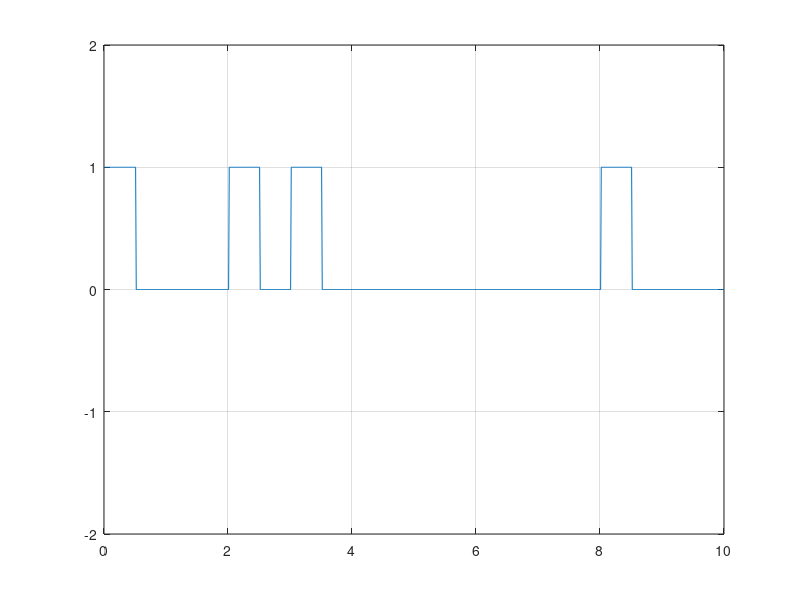

Reproduce this figure in MATLAB.
clear;
N=10;
n=randi([0 1],1,N);
nnn=[];
for m=1:N
 if n(m)==1
        nn=[1 0];
    else 
        nn=[0 0];
 end
 nnn=[nnn nn];
end
i=1;
l=0.5;
t=0:0.01:length(n);
for j=1:length(t)
    if t(j)<=l
        y(j)=nnn(i);
    else 
        y(j)=nnn(i);
        i=i+1;
        l=l+0.5;
    end
end
plot(t,y);
grid on;
axis([0 N -2 2]);
